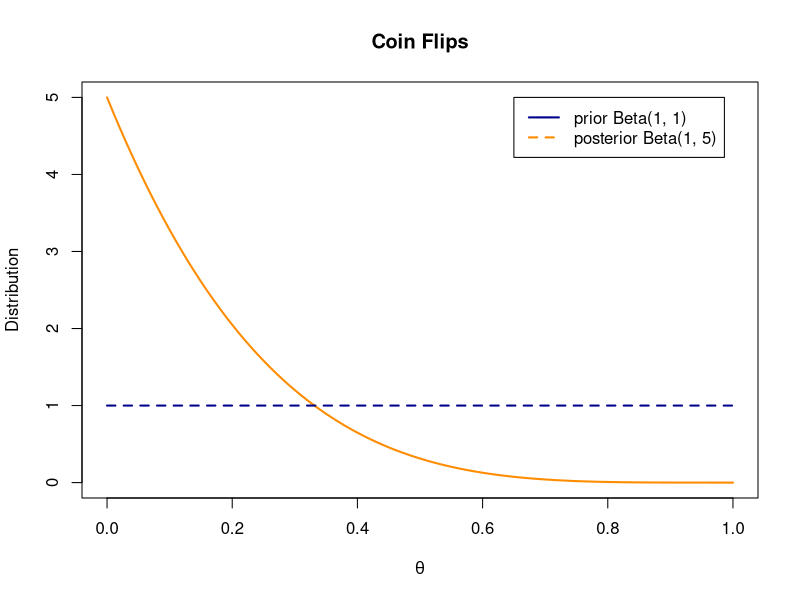
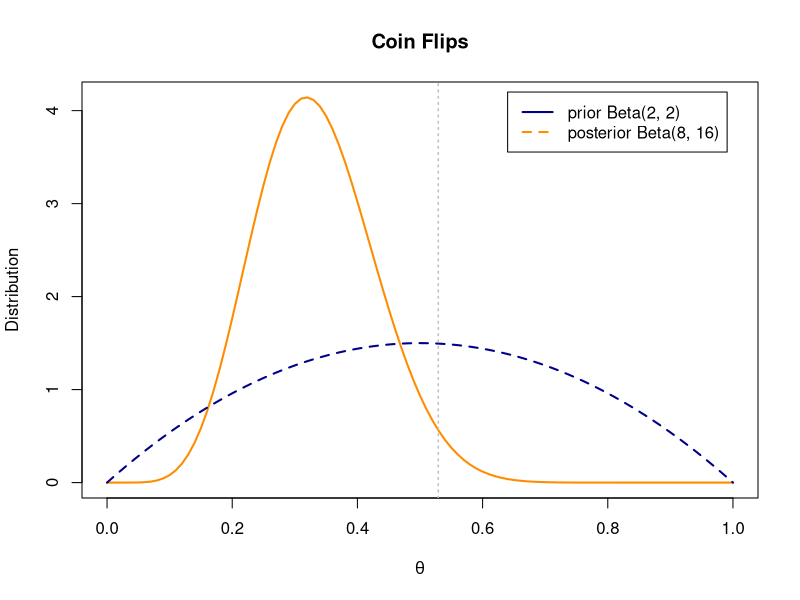

The R script that drew these images, in order:
## ---- chunk 1
n = 4
heads = 0          # successes
tails = n - heads  # fails

# prior
a = 1
b = 1
# posterior
a.pos = a + heads
b.pos = b + tails
cat('a.pos =', a.pos, 'b.pos =', b.pos)

## ---- chunk 2
theta = seq(from=0, to=1, by=.01)
plot(theta, dbeta(theta, a.pos, b.pos), type='l', lty=1, lwd=2, col='darkorange',
     xlab = expression(theta), ylab = "Distribution",)
lines(theta, dbeta(theta, a, b), lty=2, lwd=2, col='darkblue')
title("Coin Flips")
legend(0.65, 5, legend = c("prior Beta(1, 1)", "posterior Beta(1, 5)"), col=c("darkblue", "darkorange"), lty=c(1, 2), lwd=2)
## ---- chunk 3
a = 1
b = 5
sum_y = 0
n = 4

(a.pos + sum_y)/(a.pos + b.pos + n)

## ---- chunk 4
round(pbeta(0.5, a.pos, b.pos), 2)
## ---- chunk 5
theta = seq(from=0, to=1, by=.01)
plot(theta, dbeta(theta, 8, 16), type='l', lty=1, lwd=2, col='darkorange',
    main="Coin Flips",  xlab = expression(theta), ylab = "Distribution",)
lines(theta, dbeta(theta, 2, 2), lty=2, lwd=2, col='darkblue')
legend(0.64, 4.2, legend = c("prior Beta(2, 2)", "posterior Beta(8, 16)"), col=c("darkblue", "darkorange"), lty=c(1, 2), lwd=2)
abline(v=qbeta(.975, 8, 16), col="grey", lty=3, lwd=1.5) # Q.975
## ---- chunk 6
round(qbeta(.975, 8, 16), 2)
## ---- chunk 7
round(pbeta(.35, 8, 16), 2)
## ---- chunk 8
pbeta(.35, 8, 21)

